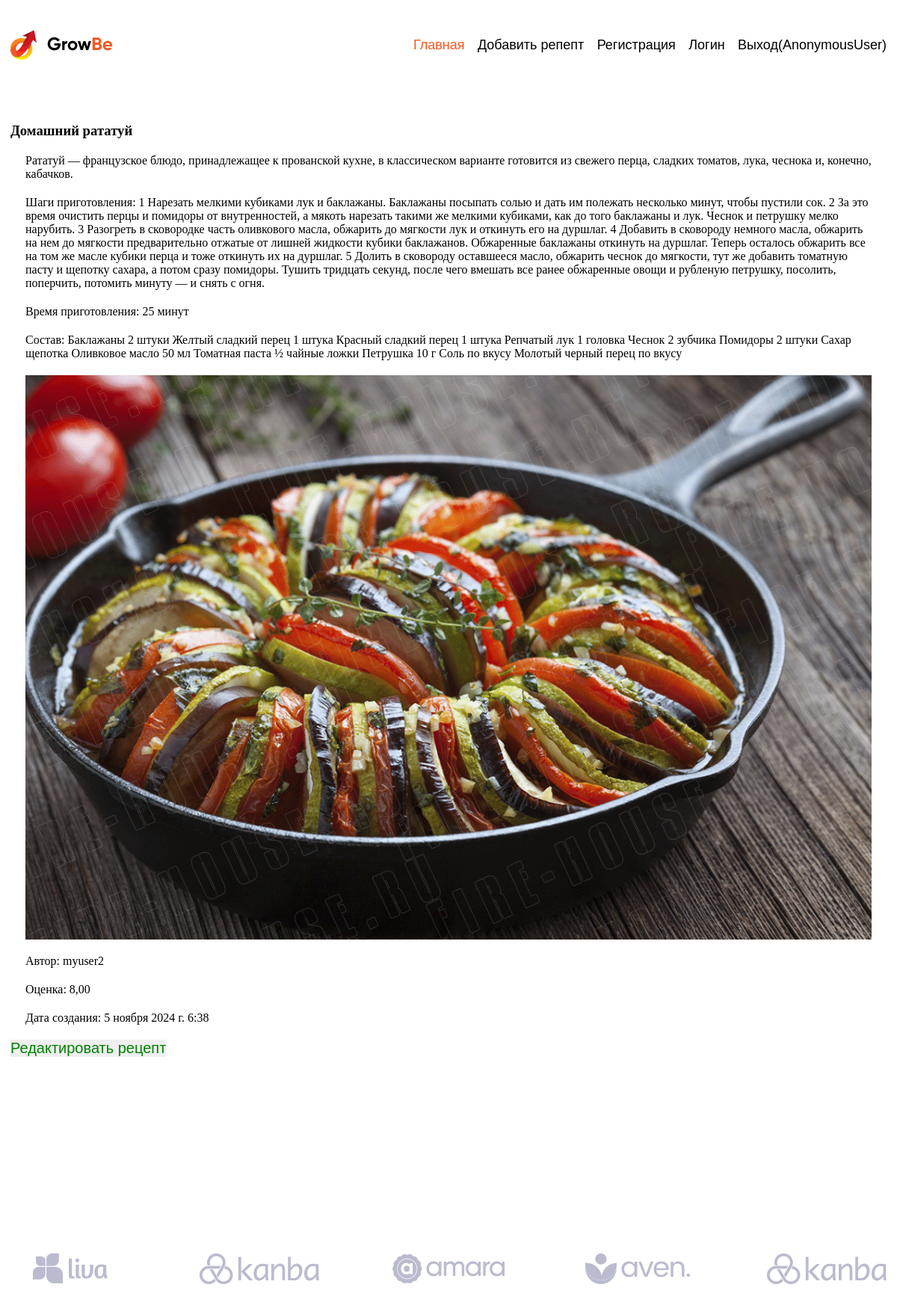
Screenshot of /recipe/2 with the database file from the repository.
### recipesapp/models.py (models this page shows, shortened)
class Recipe(models.Model):
    name = models.CharField(max_length=100)
    description = models.TextField()
    cooking_steps = models.TextField()
    cooking_time = models.IntegerField()
    image = models.ImageField(upload_to='recipesimg/')
    author = models.ForeignKey(User, on_delete=models.CASCADE)
    ingredients = models.TextField()
    rating = models.DecimalField(max_digits=3, decimal_places=2)
    create_date = models.DateTimeField(auto_now_add=True)

### recipesapp/views.py (the view)
# urls.py: path('recipe/<int:recipe_id>', show_recipe, name='show_recipe'),
def show_recipe(request, recipe_id):
    recipe = get_object_or_404(Recipe, pk=recipe_id)
    return render(request, 'recipeapp/show_recipe.html', {'recipe': recipe})

### recipesapp/templates/recipeapp/show_recipe.html (shortened to what this page needs)
{% extends 'base.html' %}
{% block content %}
    <main class="main">
            <section class="main-content container">
                <div class="content">
                    <h3>{{ recipe.name }}</h3>
                    <p>{{ recipe.description }}</p>
                    <p>Шаги приготовления: {{ recipe.cooking_steps }}</p>
                    <p>Время приготовления: {{ recipe.cooking_time }} минут</p>
                    <p>Состав: {{ recipe.ingredients }}</p>
                    <p><img src="{{ recipe.image.url }}" alt="recipe picture"></p>
                    <p>Автор: {{ recipe.author }}</p>
                    <p>Оценка: {{ recipe.rating }}</p>
                    <p>Дата создания: {{ recipe.create_date }}</p>
                    <a href="{% url 'update_recipe' recipe.id %}"><button type="button">Редактировать рецепт</button></a>
                </div>
            </section>
    </main>
{% endblock %}

### static/style.css (style rules this page uses)
* { margin: 0; padding: 0; text-decoration: none; box-sizing: border-box; }
body { scroll-behavior: smooth; }
img { max-width: 100%; display: block; }
p { margin: 20px; }
button { border: none; cursor: pointer; color: green; font-size: 20px; }
.container { max-width: 1172px; margin: 0 auto; }
.main { margin-bottom: 162px; }
.main-content { display: flex; justify-content: space-between; flex-wrap: wrap; }
.content { max-width: 1522px; }

### rows the page displays
Recipe: name "Домашний рататуй", description "Рататуй — французское блюдо, принадлежащее к прованской кухне, в классическом варианте готовится из свежего перца, сладких томатов, лука, чеснока и, конечно, кабачков.", cooking_steps "1 Нарезать мелкими кубиками лук и баклажаны. Баклажаны посыпать солью и дать им полежать несколько минут, чтобы пустили сок. 2 За это время очистить перцы и помидоры от внутренностей, а мякоть нарезать такими же мелкими кубиками, как до того баклажаны и лук. Чеснок и петрушку мелко нарубить. 3 Разогреть в сковородке часть оливкового масла, обжарить до мягкости лук и откинуть его на дуршлаг. 4 Добавить в сковороду немного масла, обжарить на нем до мягкости предварительно отжатые от лишней жидкости кубики баклажанов. Обжаренные баклажаны откинуть на дуршлаг. Теперь осталось обжарить все на том же масле кубики перца и тоже откинуть их на дуршлаг. 5 Долить в сковороду оставшееся масло, обжарить…", cooking_time "25", ingredients "Баклажаны 2 штуки Желтый сладкий перец 1 штука Красный сладкий перец 1 штука Репчатый лук 1 головка Чеснок 2 зубчика Помидоры 2 штуки Сахар щепотка Оливковое масло 50 мл Томатная паста ½ чайные ложки Петрушка 10 г Соль по вкусу Молотый черный перец по вкусу", image (picture), author "myuser2", rating "8,00", create_date "5 ноября 2024 г. 6:38"

### other values shown
{{ request.user }} "AnonymousUser"
